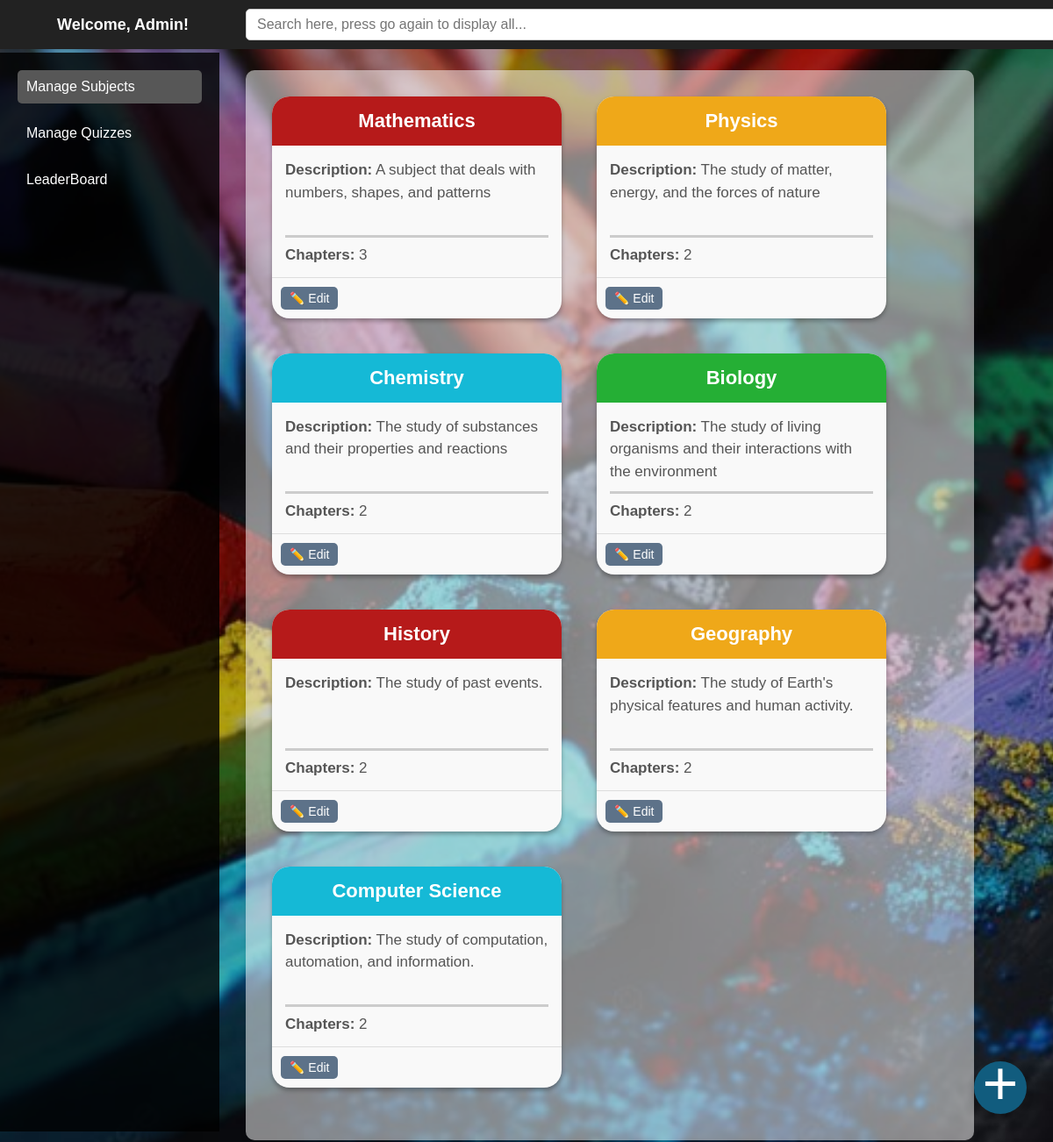
The page /admin (signed in) on the database its author committed.
### tables this page shows
CREATE TABLE subject (
            id INTEGER PRIMARY KEY AUTOINCREMENT,
            name TEXT NOT NULL,
            description TEXT
        );

### app.py (the view)
@app.route('/admin', methods=['GET'])
@login_required(role='admin')
def admin():
    search_query = request.args.get('search', '')
    conn = sqlite3.connect(DATABASE)
    cursor = conn.cursor()
    if search_query:
        query = '''
        SELECT s.id, s.name, s.description, COUNT(c.id) AS chapter_count
        FROM subject s
        LEFT JOIN chapter c ON s.id = c.subject_id
        WHERE s.name LIKE ? OR s.description LIKE ?
        OR c.name LIKE ? OR c.description LIKE ?
        GROUP BY s.id
        '''
        cursor.execute(query, (f'%{search_query}%', f'%{search_query}%',f'%{search_query}%', f'%{search_query}%'))  # Using LIKE to match the search term
    else:
        query = '''
        SELECT s.id, s.name, s.description, COUNT(c.id) AS chapter_count
        FROM subject s
        LEFT JOIN chapter c ON s.id = c.subject_id
        GROUP BY s.id
        '''
        cursor.execute(query)
    subjects = cursor.fetchall()  # Fetch all the subjects (either filtered or all)
    conn.close()
    print(subjects)  # For debugging purposes, you can see the subjects in the console
    return render_template('admin.html', subjects=subjects)

### app.py (called while the page is built)
def login_required(role=None):
    def decorator(f):
        @wraps(f)
        def decorated_function(*args, **kwargs):
            if 'user_id' not in session:
                return redirect(url_for('login'))  # Redirect to login if not logged in
            if role and session.get('role') != role:
                return redirect(url_for('login'))  # Redirect if user doesn't have the correct role
            return f(*args, **kwargs)
        return decorated_function
    return decorator

### templates/admin.html (shortened to what this page needs)
{% extends 'admin_base.html' %}
{% block page_content %}
<div class="subject-cards-container">
    {% for subject in subjects %}
        {% if loop.index0 % 4 == 0 %}
            {% set subject_color = 'rgb(182, 26, 26)' %}
        {% elif loop.index0 % 4 == 1 %}
            {% set subject_color = 'rgb(239, 168, 25)' %}
        {% elif loop.index0 % 4 == 2 %}
            {% set subject_color = 'rgb(21, 185, 214)' %}
        {% else %}
            {% set subject_color = 'rgb(37, 175, 53)' %}
        {% endif %}
        <div class="subject-card">
            <div class="subject-card-header"
                 style="background-color: {{ subject_color }}; color: white;">
                {{ subject[1] }}
            </div>
            <div class="subject-card-body">
                <p class="subject-description" style="color: #555;">
                    <strong>Description:</strong> {{ subject[2] }}
                </p>
                <hr>
                <p style="color: #555;">
                    <strong>Chapters:</strong> {{ subject[3] }}
                </p>
            </div>
            <div class="subject-card-footer">
                <a href="{{ url_for('manage_chapters', subject_id=subject[0]) }}" class="btn" style="text-decoration:none;">✏️ Edit</a>
            </div>
        </div>
    {% endfor %}
</div>
<div class="floating-circle">
    <a href="{{ url_for('add_subject') }}" style="color:white;text-decoration:none;">+</a>
</div>
{% endblock %}

### static/css/style.css (style rules this page uses)
* { margin: 0; padding: 0; box-sizing: border-box; }
body { font-family: "Comic Sans MS", "Chalkboard", sans-serif; background: url('../images/chlkbrd41.jpg') no-repeat center center fixed; background-size: cover; color: #ffffff; }
html, body { overflow: auto; height: 100%; }
html { scrollbar-width: none; -ms-overflow-style: none; }
.floating-circle { position: fixed; bottom: 40px; right: 30px; width: 60px; height: 60px; background-color:#115c7e; color: rgb(234, 234, 234); font-size: 70px; font-weight: 500px; text-align: center; border-radius: 50%; box-shadow: 0 4px 8px rgba(0, 0, 0, 0.2); cursor: pointer; transition: background-color 0.3s ease, transform 0.2s ease; display: flex; justify-content: center; align-items: center; padding-bottom: 10px; }
.subject-card { background-color: #f9f9f9; border-radius: 20px; box-shadow: 0 3px 5px rgba(0, 0, 0, 0.3); margin-bottom: 15px; width: 330px; margin: 10px; transition: transform 0.3s ease, box-shadow 0.3s ease; position: relative; box-sizing: border-box; }
.subject-card-header { padding: 15px; font-size: 22px; font-weight: bold; text-align: center; border-radius: 20px 20px 0 0; width: 100%; box-sizing: border-box; }
.subject-card-body { padding: 15px; font-size: 17px; position: relative; width: 100%; box-sizing: border-box; }
.subject-card-body hr { border: none; border-top: 3px solid #ccc; margin: 10px 0; width: 100%; box-sizing: border-box; }
.subject-description { font-size: 17px; line-height: 1.5; min-height: 4.5em; overflow: hidden; width: 100%; box-sizing: border-box; }
.subject-card-footer { padding: 10px; border-top: 1px solid #ddd; display: flex; justify-content: flex-start; align-items: center; }
.subject-card-footer .btn { background-color: #5d7289; border: none; color: white; padding: 5px 10px; cursor: pointer; font-size: 14px; border-radius: 5px; transition: background-color 0.3s ease; }
.subject-cards-container { display: flex; flex-wrap: wrap; justify-content: left; gap: 20px; max-width: 100%; }
.btn { padding: 6px 12px; border: none; border-radius: 5px; font-size: 1rem; color: white; text-decoration: none; cursor: pointer; transition: background-color 0.3s ease; }

### rows shown on the page
subject: name "Mathematics", description "A subject that deals with numbers, shapes, and patterns", subject "3"
subject: name "Physics", description "The study of matter, energy, and the forces of nature", id "2"
subject: name "Chemistry", description "The study of substances and their properties and reactions", subject "2"
subject: name "Biology", description "The study of living organisms and their interactions with the environment", subject "2"
subject: name "History", description "The study of past events.", subject "2"
subject: name "Geography", description "The study of Earth's physical features and human activity.", subject "2"
subject: name "Computer Science", description "The study of computation, automation, and information.", subject "2"
